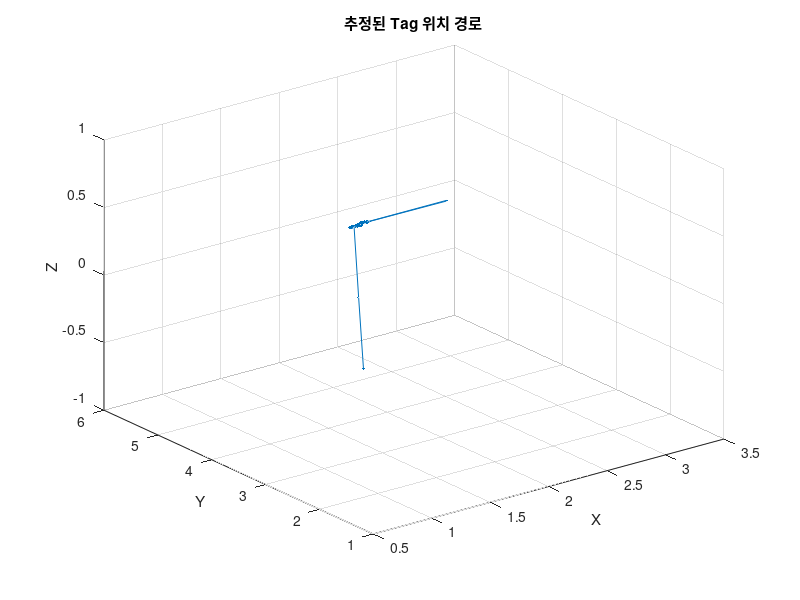

The MATLAB script that drew this image:
clc, clear, close all

load("ranging_data.mat")

N = 250;
dists = customDistance1;
pos_est = zeros(N,3);

window = 3;
ma_buf = zeros(window,3);

for k = 1:N
    ds = dists(k,:);
    
    combs = nchoosek(1:4,3);  % 4C3 = 4 조합
    errs = zeros(size(combs,1),1);
    pcs = zeros(size(combs,1),3);
    
    for i = 1:size(combs,1)
        idx = combs(i,:);
        A = Anchor(idx,:);
        r = ds(idx)';
        
        % 선형화된 least-squares 풀이: A*x = b
        % (xi^2+yi^2+zi^2 - ri^2) - (x1^2+y1^2+z1^2 - r1^2)
        P = 2*(A(2:end,:) - A(1,:));
        b = [sum(A(2,:).^2)-r(2)^2 - (sum(A(1,:).^2)-r(1)^2);
             sum(A(3,:).^2)-r(3)^2 - (sum(A(1,:).^2)-r(1)^2)];
        x0 = P\b;
        pcs(i,:) = x0';
        
        % 오차 계산: 예측 거리 vs 측정 거리
        pred_d = sqrt(sum((A - x0').^2,2));
        errs(i) = sum(abs(pred_d - r));
    end
    
    % 최소 error 후보 선택
    [~,mi] = min(errs);
    pos_est(k,:) = pcs(mi,:);
    
    % 이동 평균 (고정 윈도우)
    ma_buf = [ma_buf(2:end,:); pcs(mi,:)];
    pos_est(k,:) = mean(ma_buf,1);
end

% 결과 플롯 (예시)
plot3(pos_est(:,1),pos_est(:,2),pos_est(:,3),'.-');
xlabel('X'); ylabel('Y'); zlabel('Z');
title('추정된 Tag 위치 경로');
grid on;
